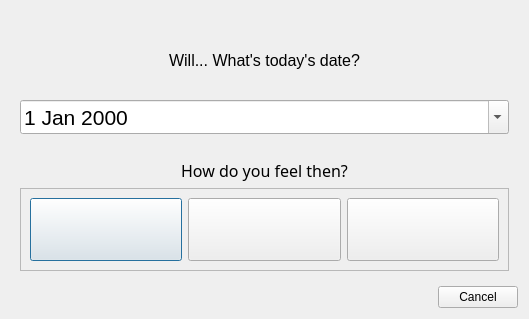
<?xml version="1.0" encoding="UTF-8"?>
<ui version="4.0">
 <class>Dialog</class>
 <widget class="QDialog" name="Dialog">
  <property name="geometry">
   <rect>
    <x>0</x>
    <y>0</y>
    <width>529</width>
    <height>319</height>
   </rect>
  </property>
  <property name="windowTitle">
   <string>New Diary</string>
  </property>
  <property name="windowIcon">
   <iconset resource="../icons.qrc">
    <normaloff>:/icons/book.png</normaloff>:/icons/book.png</iconset>
  </property>
  <layout class="QVBoxLayout" name="verticalLayout">
   <item>
    <widget class="QFrame" name="frame">
     <property name="layoutDirection">
      <enum>Qt::LeftToRight</enum>
     </property>
     <property name="frameShape">
      <enum>QFrame::NoFrame</enum>
     </property>
     <property name="frameShadow">
      <enum>QFrame::Raised</enum>
     </property>
     <layout class="QVBoxLayout" name="verticalLayout_2">
      <property name="spacing">
       <number>0</number>
      </property>
      <property name="sizeConstraint">
       <enum>QLayout::SetDefaultConstraint</enum>
      </property>
      <item>
       <widget class="QLabel" name="label">
        <property name="sizePolicy">
         <sizepolicy hsizetype="Minimum" vsizetype="Minimum">
          <horstretch>0</horstretch>
          <verstretch>0</verstretch>
         </sizepolicy>
        </property>
        <property name="font">
         <font>
          <pointsize>12</pointsize>
         </font>
        </property>
        <property name="text">
         <string>Will... What's today's date?</string>
        </property>
        <property name="alignment">
         <set>Qt::AlignCenter</set>
        </property>
       </widget>
      </item>
      <item>
       <widget class="QDateEdit" name="dateEdit">
        <property name="sizePolicy">
         <sizepolicy hsizetype="Expanding" vsizetype="Fixed">
          <horstretch>0</horstretch>
          <verstretch>0</verstretch>
         </sizepolicy>
        </property>
        <property name="font">
         <font>
          <pointsize>16</pointsize>
         </font>
        </property>
        <property name="currentSection">
         <enum>QDateTimeEdit::DaySection</enum>
        </property>
        <property name="calendarPopup">
         <bool>true</bool>
        </property>
        <property name="currentSectionIndex">
         <number>2</number>
        </property>
       </widget>
      </item>
     </layout>
    </widget>
   </item>
   <item>
    <widget class="QFrame" name="frame_2">
     <property name="frameShape">
      <enum>QFrame::NoFrame</enum>
     </property>
     <property name="frameShadow">
      <enum>QFrame::Raised</enum>
     </property>
     <layout class="QVBoxLayout" name="verticalLayout_3">
      <item>
       <widget class="QLabel" name="label_2">
        <property name="font">
         <font>
          <family>Microsoft YaHei</family>
          <pointsize>12</pointsize>
         </font>
        </property>
        <property name="text">
         <string>How do you feel then?</string>
        </property>
        <property name="alignment">
         <set>Qt::AlignCenter</set>
        </property>
       </widget>
      </item>
      <item>
       <widget class="QFrame" name="frame_3">
        <property name="frameShape">
         <enum>QFrame::StyledPanel</enum>
        </property>
        <property name="frameShadow">
         <enum>QFrame::Raised</enum>
        </property>
        <layout class="QHBoxLayout" name="horizontalLayout">
         <item>
          <widget class="QPushButton" name="pushButton_3">
           <property name="sizePolicy">
            <sizepolicy hsizetype="Preferred" vsizetype="Preferred">
             <horstretch>0</horstretch>
             <verstretch>0</verstretch>
            </sizepolicy>
           </property>
           <property name="font">
            <font>
             <pointsize>36</pointsize>
            </font>
           </property>
           <property name="text">
            <string/>
           </property>
           <property name="icon">
            <iconset resource="../icons.qrc">
             <normaloff>:/icons/Cowboy hat face.svg</normaloff>:/icons/Cowboy hat face.svg</iconset>
           </property>
           <property name="iconSize">
            <size>
             <width>100</width>
             <height>100</height>
            </size>
           </property>
          </widget>
         </item>
         <item>
          <widget class="QPushButton" name="pushButton_2">
           <property name="sizePolicy">
            <sizepolicy hsizetype="Preferred" vsizetype="Preferred">
             <horstretch>0</horstretch>
             <verstretch>0</verstretch>
            </sizepolicy>
           </property>
           <property name="font">
            <font>
             <pointsize>36</pointsize>
            </font>
           </property>
           <property name="text">
            <string/>
           </property>
           <property name="icon">
            <iconset resource="../icons.qrc">
             <normaloff>:/icons/Neutral face.svg</normaloff>:/icons/Neutral face.svg</iconset>
           </property>
           <property name="iconSize">
            <size>
             <width>100</width>
             <height>100</height>
            </size>
           </property>
          </widget>
         </item>
         <item>
          <widget class="QPushButton" name="pushButton">
           <property name="sizePolicy">
            <sizepolicy hsizetype="Preferred" vsizetype="Preferred">
             <horstretch>0</horstretch>
             <verstretch>0</verstretch>
            </sizepolicy>
           </property>
           <property name="font">
            <font>
             <pointsize>36</pointsize>
            </font>
           </property>
           <property name="text">
            <string/>
           </property>
           <property name="icon">
            <iconset resource="../icons.qrc">
             <normaloff>:/icons/Dissapointed face.svg</normaloff>:/icons/Dissapointed face.svg</iconset>
           </property>
           <property name="iconSize">
            <size>
             <width>100</width>
             <height>100</height>
            </size>
           </property>
          </widget>
         </item>
        </layout>
       </widget>
      </item>
     </layout>
    </widget>
   </item>
   <item>
    <widget class="QDialogButtonBox" name="buttonBox">
     <property name="orientation">
      <enum>Qt::Horizontal</enum>
     </property>
     <property name="standardButtons">
      <set>QDialogButtonBox::Cancel</set>
     </property>
    </widget>
   </item>
  </layout>
 </widget>
 <resources>
  <include location="../icons.qrc"/>
 </resources>
 <connections>
  <connection>
   <sender>buttonBox</sender>
   <signal>accepted()</signal>
   <receiver>Dialog</receiver>
   <slot>accept()</slot>
   <hints>
    <hint type="sourcelabel">
     <x>248</x>
     <y>254</y>
    </hint>
    <hint type="destinationlabel">
     <x>157</x>
     <y>274</y>
    </hint>
   </hints>
  </connection>
  <connection>
   <sender>buttonBox</sender>
   <signal>rejected()</signal>
   <receiver>Dialog</receiver>
   <slot>reject()</slot>
   <hints>
    <hint type="sourcelabel">
     <x>316</x>
     <y>260</y>
    </hint>
    <hint type="destinationlabel">
     <x>286</x>
     <y>274</y>
    </hint>
   </hints>
  </connection>
 </connections>
</ui>
